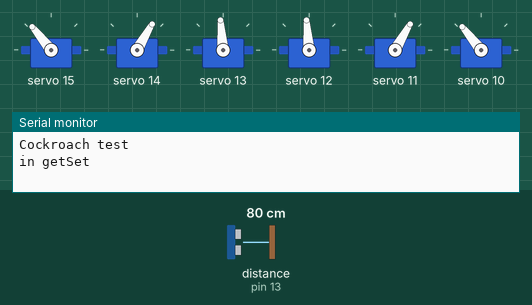
Bench run of a sketch on a simulated Arduino Uno, built with avr-gcc and run on an emulated ATmega328P. On the bench: 6 × servo, the last lines printed to the serial monitor. Wiring (inferred from the names in the program): ultrasonic range finder: trigger pin 12; echo pin 13. Inputs (shaded band) come from the test bench; at power-on: distance to the obstacle (sensor on pin 13) 80 cm. The echo pulse lasts 58.3 µs per cm.

Above: at 0.1 s.
At 2.2 s:
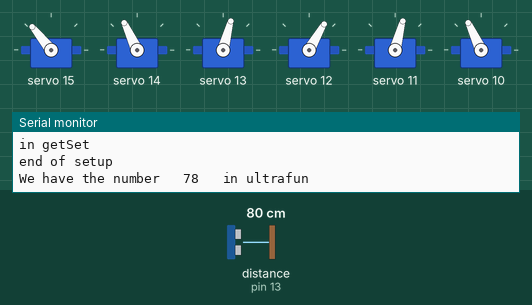
2.3 s: distance to the obstacle (sensor on pin 13) set to 2 cm
At 3.2 s:
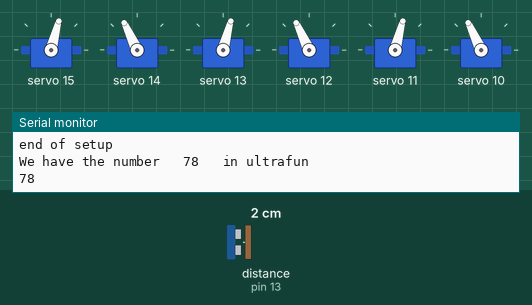
Timing chart, 0 to 12.8 s (numbered marks = the images above; inputs shaded):
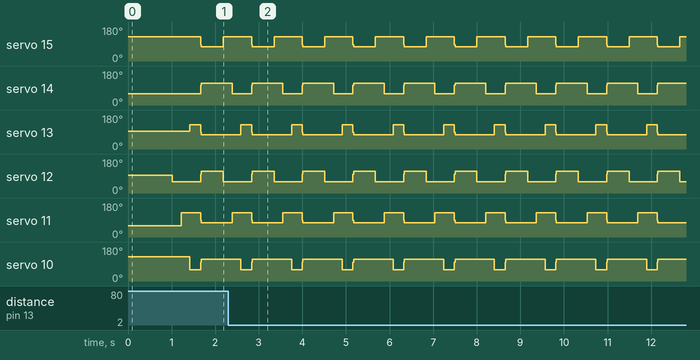

Measured:
- by itself, servo 15: repeats every 1.2 s: 75° 0.50 s, 129° 0.65 s, 85° 0.01 s
- by itself, servo 14: repeats every 1.2 s: 105° 0.01 s, 115° 0.70 s, 60° 0.45 s
- by itself, servo 13: repeats every 1.2 s: 90° 0.01 s, 75° 0.91 s, 129° 0.24 s
- by itself, servo 12: repeats every 1.2 s: 115° 0.50 s, 60° 0.65 s, 100° 0.01 s
- by itself, servo 11: repeats every 1.2 s: 90° 0.01 s, 75° 0.70 s, 129° 0.45 s
- by itself, servo 10: repeats every 1.2 s: 100° 0.01 s, 115° 0.91 s, 60° 0.24 s

The sketch:

servoBoardtest.ino
```cpp
#include <Wire.h>
#include <Adafruit_PWMServoDriver.h>

Adafruit_PWMServoDriver pwm = Adafruit_PWMServoDriver();

#define SERVOMIN  150
#define SERVOMAX  600

#define SERVO_FREQ 60

#define LEFT_FRONT 15
#define RIGHT_FRONT 14
#define LEFT_MIDDLE 13
#define RIGHT_MIDDLE 12
#define LEFT_REAR 11
#define RIGHT_REAR 10

#define powerPin 11
#define trigPin 12
#define echoPin 13


uint8_t servoNumber = 0;
uint8_t leftStart = 125;
uint8_t rightStart = 55;
long duration;
uint8_t distance;

void setup() {
  Serial.begin(9600);
  Serial.println("Cockroach test");

  pwm.begin();
  pwm.setPWMFreq(SERVO_FREQ);  // servos run at ~60 Hz
  delay(10);
  getSet();
  delay(1000);

  pinMode(powerPin, OUTPUT);
  pinMode(trigPin, OUTPUT);
	pinMode(echoPin, INPUT);

  digitalWrite(powerPin, HIGH);
  Serial.println("end of setup");
}

int angleToPulse(int requiredAngle){
   int pulse = map(requiredAngle,0, 180, SERVOMIN,SERVOMAX);// map angle of 0 to 180 to Servo min and Servo max
  // Serial.print("Angle: ");Serial.print(requiredAngle);
  // Serial.print(" pulse: ");Serial.println(pulse);
   return pulse;
}

void getSet(){
  pwm.setPWM(LEFT_FRONT, 0, angleToPulse(125));
  pwm.setPWM(RIGHT_FRONT, 0, angleToPulse(55));
  pwm.setPWM(LEFT_MIDDLE, 0, angleToPulse(90));
  pwm.setPWM(RIGHT_MIDDLE, 0, angleToPulse(90));
  pwm.setPWM(LEFT_REAR, 0, angleToPulse(55));
  pwm.setPWM(RIGHT_REAR, 0, angleToPulse(125));
  Serial.println("in getSet");
}

int ultraFun(){
  digitalWrite(trigPin, LOW);
  delayMicroseconds(2);

  digitalWrite(trigPin, HIGH);
  delayMicroseconds(10);
  digitalWrite(trigPin, LOW);

  duration = pulseIn(echoPin, HIGH);
  distance = duration*0.034/2;

  Serial.print("We have the number   ");Serial.print(distance);Serial.println("   in ultrafun");

  return distance;
  }

void loop() {

  // Drive each servo one at a time using setPWM()
  pwm.setPWM(LEFT_FRONT, 0, angleToPulse(125));
  pwm.setPWM(RIGHT_MIDDLE, 0, angleToPulse(55));
  delay(200);
  pwm.setPWM(RIGHT_FRONT, 0, angleToPulse(55));
  pwm.setPWM(LEFT_REAR, 0, angleToPulse(125));
  delay(200);
  pwm.setPWM(LEFT_MIDDLE, 0, angleToPulse(125));
  pwm.setPWM(RIGHT_REAR, 0, angleToPulse(55));
  delay(200);

  //delay(200);

  //delay(200);

  //delay(200);

  for (uint8_t i = 0;i<12; i++){
    pwm.setPWM(LEFT_FRONT, 0, angleToPulse(leftStart - i*5));
    pwm.setPWM(RIGHT_FRONT, 0, angleToPulse(rightStart + i*5));
    pwm.setPWM(LEFT_MIDDLE, 0, angleToPulse(leftStart - i*5));
    pwm.setPWM(RIGHT_MIDDLE, 0, angleToPulse(rightStart + i*5));
    pwm.setPWM(LEFT_REAR, 0, angleToPulse(leftStart - i*5));
    pwm.setPWM(RIGHT_REAR, 0, angleToPulse(rightStart + i*5));
  }
  delay(500);
  Serial.println(ultraFun());
  }
```
